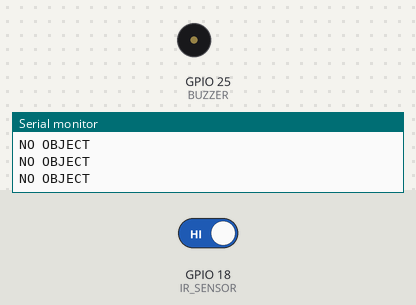
Bench run of a sketch on a simulated ESP32. Parts: buzzer (waves = sounding, pin HIGH), the last lines printed to the serial monitor. The test bench sets the inputs (shaded band); at power-on: GPIO 18 (IR_SENSOR) HIGH.

Above: at 1.2 s.
1.3 s: GPIO 18 (IR_SENSOR) driven LOW
At 1.5 s:
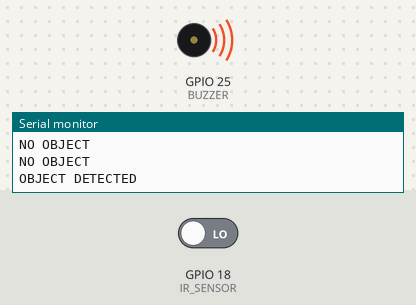
4.3 s: GPIO 18 (IR_SENSOR) driven HIGH
At 5.5 s:
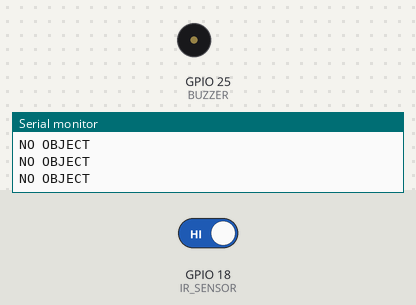
Timing chart, 0 to 7.3 s (numbered marks = the images above; inputs shaded):
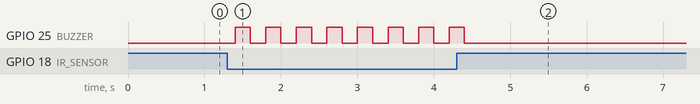

The sketch:

ir_sensor_buzzer.ino.ino
```cpp
#define IR_SENSOR 18
#define BUZZER 25

void setup() {
  Serial.begin(115200);

  pinMode(IR_SENSOR, INPUT);
  pinMode(BUZZER, OUTPUT);

  digitalWrite(BUZZER, LOW);

  Serial.println("IR Sensor + Buzzer Started...");
}

void loop() {

  int sensorState = digitalRead(IR_SENSOR);

  if (sensorState == LOW) {

    Serial.println("OBJECT DETECTED");

    digitalWrite(BUZZER, HIGH);
    delay(200);

    digitalWrite(BUZZER, LOW);
    delay(200);

  } else {

    Serial.println("NO OBJECT");

    digitalWrite(BUZZER, LOW);
    delay(200);
  }
}
```

Measured:
- after the input at 1.3 s, GPIO 25 (BUZZER): alternates HIGH for 0.20 s and LOW for 0.20 s, starting after 0.10 s
- after the input at 4.3 s, GPIO 25 (BUZZER): goes on until 4.4 s, then stays LOW
